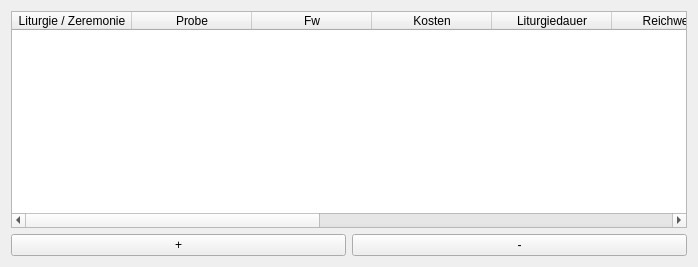
              <widget class="QWidget" name="page_14">
               <property name="geometry">
                <rect>
                 <x>0</x>
                 <y>0</y>
                 <width>698</width>
                 <height>267</height>
                </rect>
               </property>
               <attribute name="label">
                <string>Liturgien / Zeremonien</string>
               </attribute>
               <layout class="QVBoxLayout" name="verticalLayout_28">
                <item>
                 <widget class="QTableWidget" name="liturgienTable_dsa5">
                  <property name="minimumSize">
                   <size>
                    <width>0</width>
                    <height>0</height>
                   </size>
                  </property>
                  <attribute name="horizontalHeaderDefaultSectionSize">
                   <number>120</number>
                  </attribute>
                  <attribute name="verticalHeaderVisible">
                   <bool>false</bool>
                  </attribute>
                  <column>
                   <property name="text">
                    <string>Liturgie / Zeremonie</string>
                   </property>
                  </column>
                  <column>
                   <property name="text">
                    <string>Probe</string>
                   </property>
                  </column>
                  <column>
                   <property name="text">
                    <string>Fw</string>
                   </property>
                  </column>
                  <column>
                   <property name="text">
                    <string>Kosten</string>
                   </property>
                  </column>
                  <column>
                   <property name="text">
                    <string>Liturgiedauer</string>
                   </property>
                  </column>
                  <column>
                   <property name="text">
                    <string>Reichweite</string>
                   </property>
                  </column>
                  <column>
                   <property name="text">
                    <string>Wirkungsdauer</string>
                   </property>
                  </column>
                  <column>
                   <property name="text">
                    <string>Aspekt</string>
                   </property>
                  </column>
                  <column>
                   <property name="text">
                    <string>Sf</string>
                   </property>
                  </column>
                  <column>
                   <property name="text">
                    <string>Wirkung</string>
                   </property>
                  </column>
                  <column>
                   <property name="text">
                    <string>S</string>
                   </property>
                  </column>
                 </widget>
                </item>
                <item>
                 <layout class="QHBoxLayout" name="horizontalLayout_43">
                  <item>
                   <widget class="QPushButton" name="addLitugie_dsa5">
                    <property name="text">
                     <string>+</string>
                    </property>
                   </widget>
                  </item>
                  <item>
                   <widget class="QPushButton" name="removeLiturgie_dsa5">
                    <property name="text">
                     <string>-</string>
                    </property>
                   </widget>
                  </item>
                 </layout>
                </item>
               </layout>
              </widget>
